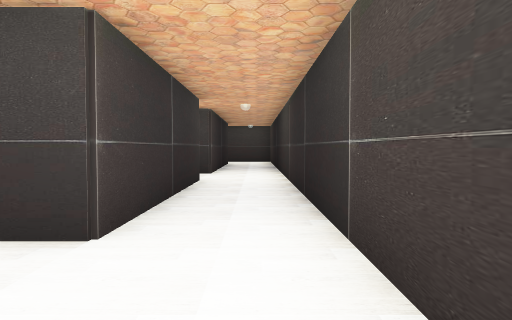
view 1 (above)

24 first-person views from a walk through a 3-D level made in the Unity game engine. The camera is 1.4 m above the floor, tilts 2° down and sees 70° across. The floor is counted in squares, 2 m on a side. Each view is taken from the middle of a square. On the plan, view 1 faces up. The plan holds only what a view shows up to about 11 squares ahead; the rest is blank. The player character is not drawn.

view 2
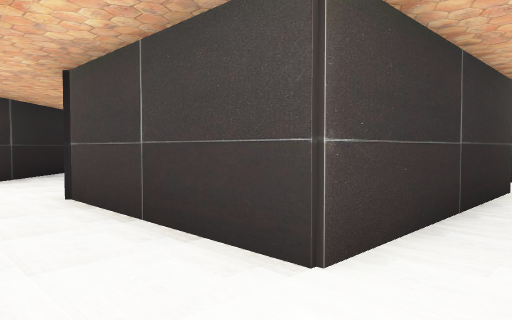

view 3
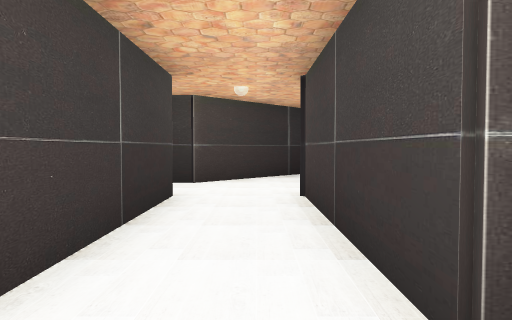

view 4
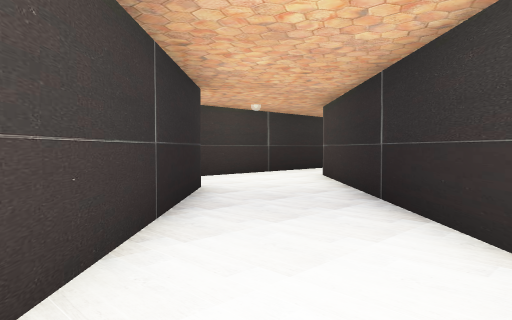

view 5
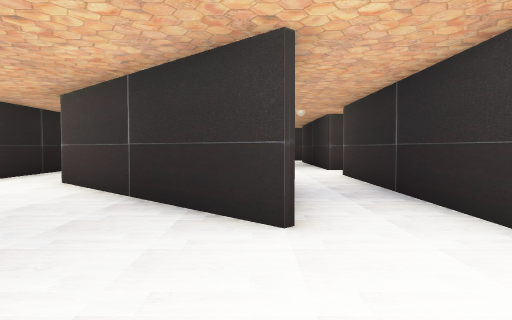

view 6
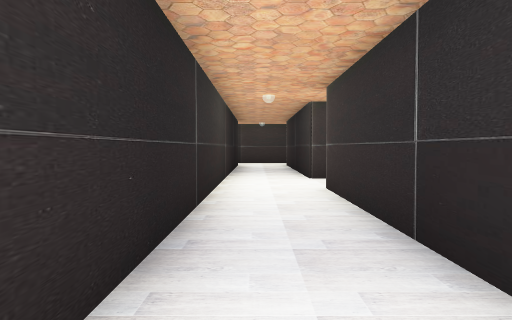

view 7
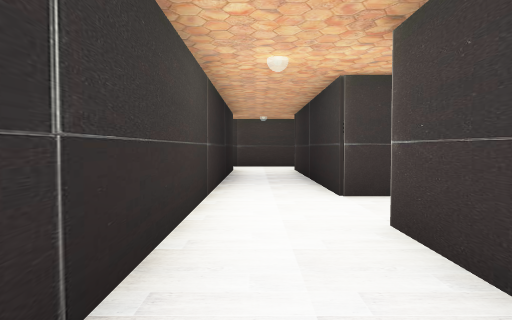

view 8
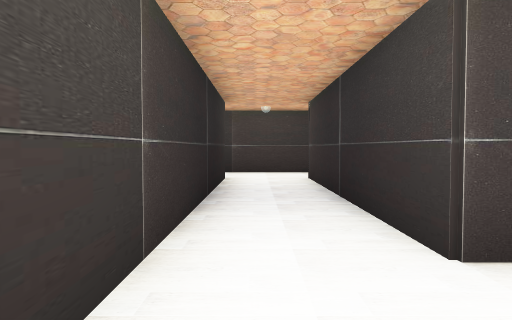

view 9
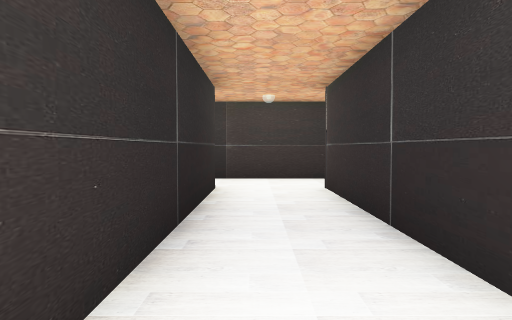

view 10
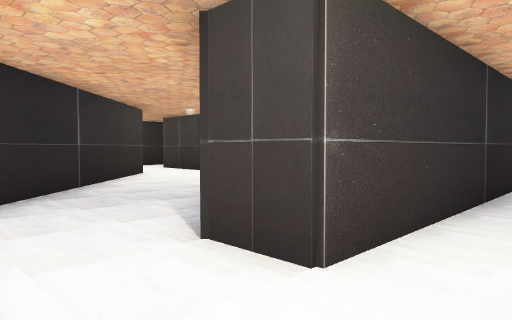

view 11
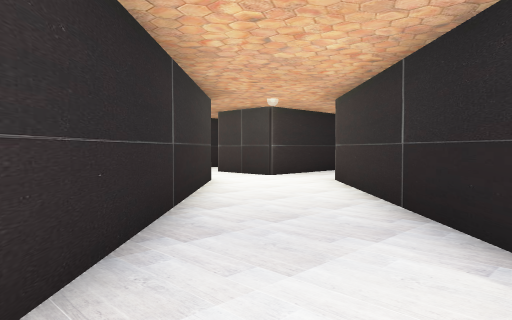

view 12
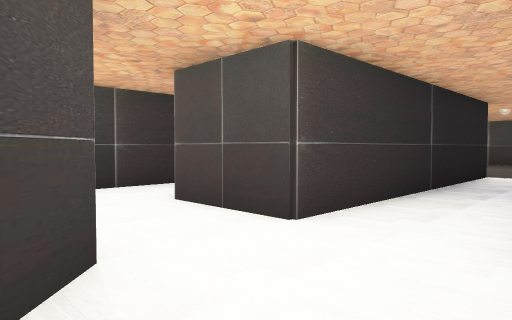

view 13
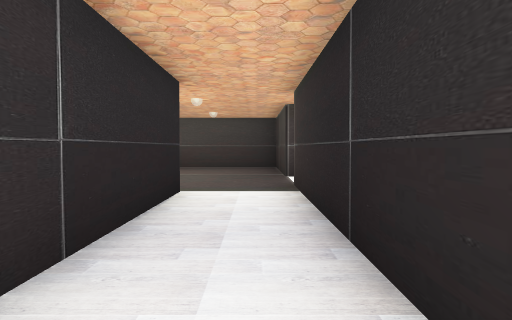

view 14
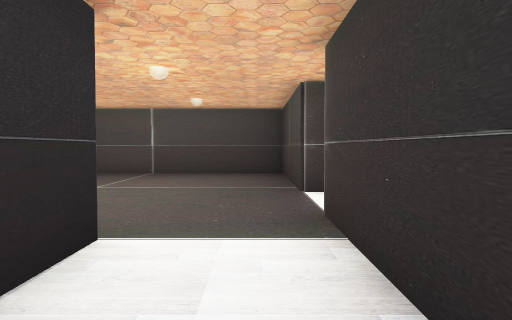

view 15
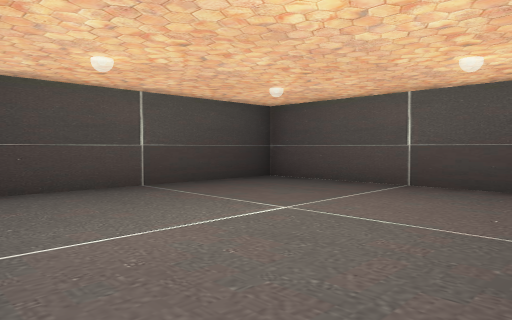

view 16
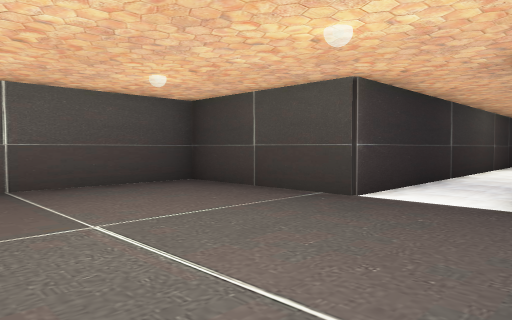

view 17
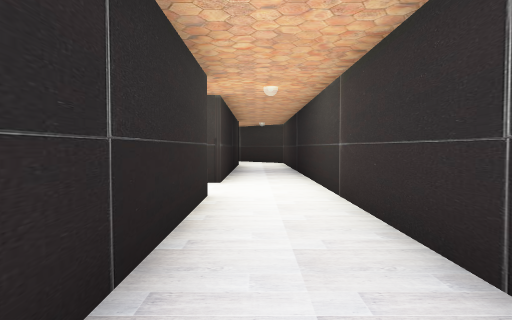

view 18
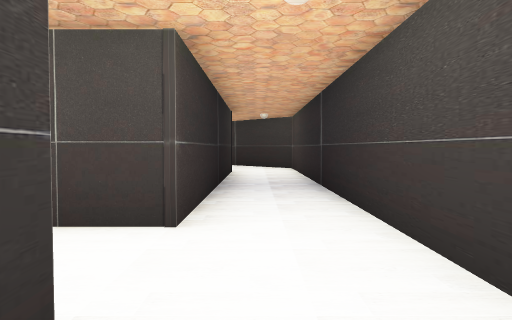

view 19
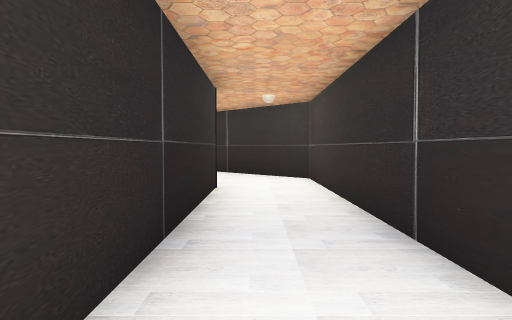

view 20
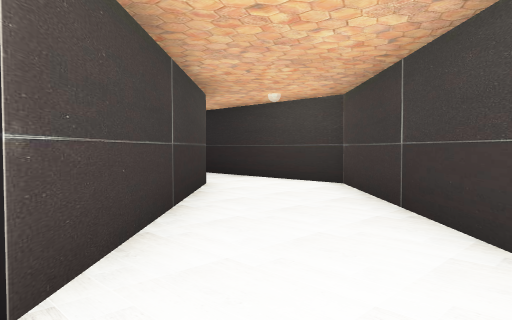

view 21
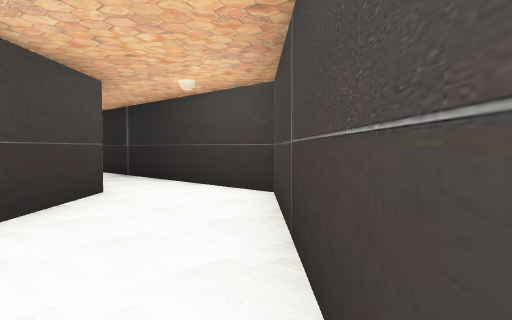

view 22
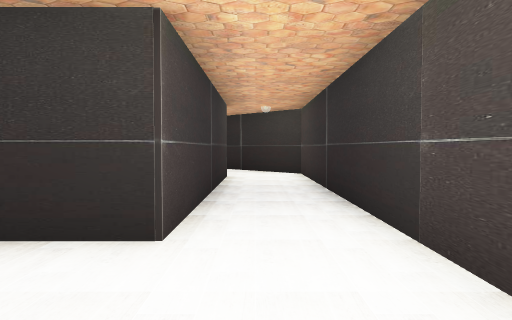

view 23
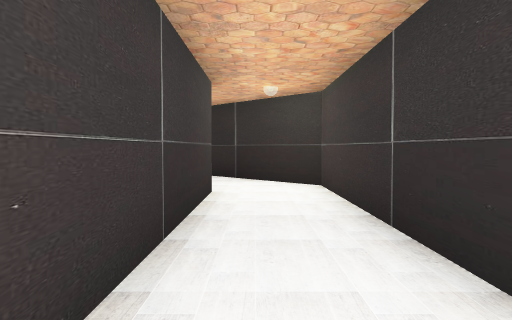

view 24
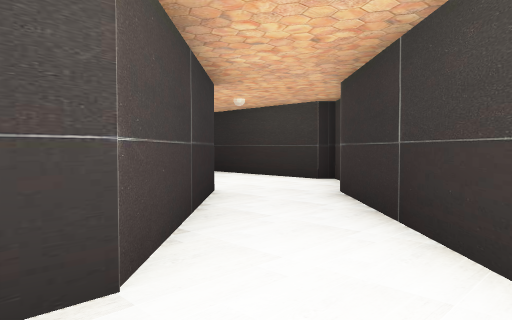

### Floor plan
Points are (right, up) in squares from view 1. A wall is a line through its corners. A room is listed if a view was taken in it or the views show most of it. See-through windows are left out.
Room 1 (views 1, 2, 3, 4, 5, 6, 7, 8, 9, 10, 23, 24)
walls: (-5.2, 0.8) (-1.6, 0.8); (-6.5, 3.8) (-11.3, 8.7); (-5.3, -2.8) (-5.3, -0.1); (-11.2, 4.9) (-7.2, 0.8) (-7.2, 0.2); (0.7, 0.9) (0.7, 10.6); (-1.2, 7.9) (-1.2, 2.7) (-5.2, 2.7); (-13.2, 7.4) (-13.2, -1.3); (-2.2, -6.3) (-5.3, -9.3) (-11.3, -9.3) (-11.3, 4.1); (-14, -3.2) (-13.2, -3.2) (-13.2, -9.4); (-1.2, 10.9) (-1.2, 9.7) (-1.6, 9.7); (0.6, -6.9) (1, -6.5) (0.7, -6.2) (0.7, -2.5); (-13.5, -11.2) (-4.3, -11.2) (-0.9, -7.8)
ways out: opening at (-14, -10.5) to room 2; opening at (-14, -2.5) to room 2; opening at (-12.5, 8.5) to room 2
Room 2 (views 11, 12, 13, 14, 15, 16, 17, 18, 19, 20, 21, 22)
walls: (-19.3, 5.9) (-19.3, 11.8); (-21.3, 1.9) (-16.6, -2.8); (-21.2, 10.9) (-21.2, 3.7) (-23.3, 3.7) (-23.3, 8.1); (-25.2, 7.4) (-25.2, -7.2) (-21.2, -11.2) (-13.5, -11.2); (-15.5, -0.1) (-19.4, 3.8); (-13.2, 9.4) (-13.2, 7.4); (-13.2, -1.3) (-14.2, -1.3); (-11.1, 13.7) (-19.3, 13.7) (-19.3, 17.7) (-26.2, 17.7) (-26.2, 12); (-19.3, -9.3) (-23.3, -5.3) (-23.3, 1.8) (-22.1, 1.8)
ways out: opening at (-14, -10.5) to room 1; opening at (-14, -2.5) to room 1; opening at (-12.5, 8.5) to room 1

Where each view was taken, in squares from view 1:
view 1: 0 up, 0 right, facing up
view 2: 1 up, 0 right, facing up-left
view 3: 2 up, 0 right, facing left
view 4: 1 up, 6 left, facing up-left
view 5: 8 up, 11 left, facing down
view 6: 5 up, 12 left, facing down
view 7: 2 up, 12 left, facing down
view 8: 1 down, 12 left, facing down
view 9: 3 down, 12 left, facing down
view 10: 3 down, 12 left, facing up-left
view 11: 3 down, 15 left, facing up-left
view 12: 1 up, 19 left, facing up-left
view 13: 5 up, 20 left, facing up
view 14: 8 up, 20 left, facing up
view 15: 11 up, 20 left, facing up-left
view 16: 11 up, 24 left, facing up-right
view 17: 9 up, 24 left, facing down
view 18: 5 up, 24 left, facing down
view 19: 1 up, 24 left, facing down
view 20: 5 down, 25 left, facing down-right
view 21: 7 down, 25 left, facing down-right
view 22: 10 down, 14 left, facing right
view 23: 10 down, 11 left, facing right
view 24: 11 down, 6 left, facing up-right
